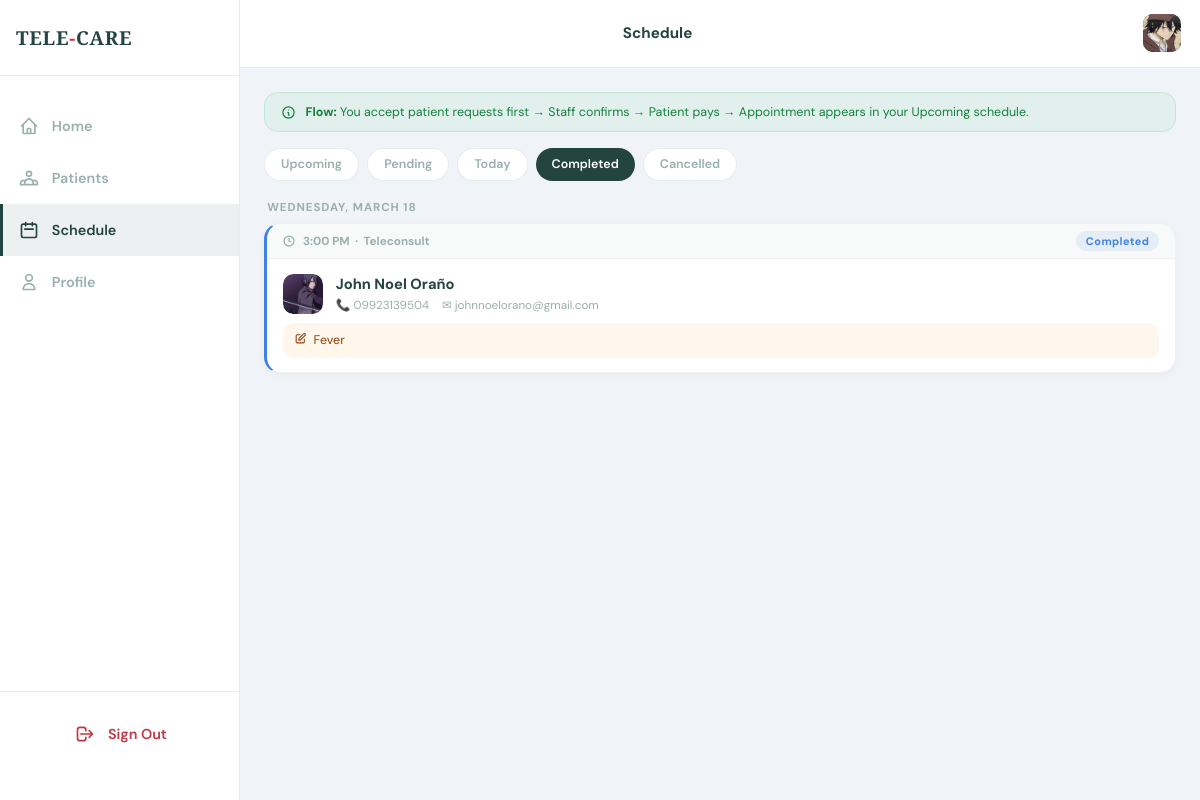
Page /doctor/appointments.php?filter=completed (signed in) on the committed database.
### tables this page shows
CREATE TABLE `doctors` (
  `id` int NOT NULL AUTO_INCREMENT,
  `full_name` varchar(150) NOT NULL,
  `specialty` varchar(100) DEFAULT NULL,
  `subspecialty` varchar(100) DEFAULT NULL,
  `clinic_name` varchar(150) DEFAULT NULL,
  `email` varchar(150) NOT NULL,
  `password` varchar(255) DEFAULT NULL,
  `phone_number` varchar(20) DEFAULT NULL,
  `profile_photo` varchar(255) DEFAULT NULL,
  `bio` text,
  `consultation_fee` decimal(10,2) DEFAULT '0.00',
  `languages_spoken` varchar(255) DEFAULT NULL,
  `rating` decimal(2,1) DEFAULT '0.0',
  `access_level` enum('junior','senior','consultant') DEFAULT 'junior',
  `status` enum('pending','active','inactive') DEFAULT 'pending',
  `is_available` tinyint(1) DEFAULT '0',
  `license_number` varchar(100) DEFAULT NULL,
  `issuing_board` varchar(150) DEFAULT NULL,
  `license_file` varchar(255) DEFAULT NULL,
  `board_cert_file` varchar(255) DEFAULT NULL,
  `consent_signed` tinyint(1) DEFAULT '0',
  `is_verified` tinyint(1) DEFAULT '0',
  `verified_at` timestamp NULL DEFAULT NULL,
  `verified_by` int DEFAULT NULL,
  `invite_token` varchar(100) DEFAULT NULL,
  `invite_expires` datetime DEFAULT NULL,
  `setup_complete` tinyint(1) DEFAULT '0',
  `created_at` timestamp NULL DEFAULT CURRENT_TIMESTAMP,
  `updated_at` timestamp NULL DEFAULT CURRENT_TIMESTAMP ON UPDATE CURRENT_TIMESTAMP,
  PRIMARY KEY (`id`),
  UNIQUE KEY `email` (`email`),
  KEY `verified_by` (`verified_by`),
  CONSTRAINT `doctors_ibfk_1` FOREIGN KEY (`verified_by`) REFERENCES `admins` (`id`) ON DELETE SET NULL
);

CREATE TABLE `appointments` (
  `id` int NOT NULL AUTO_INCREMENT,
  `patient_id` int NOT NULL,
  `doctor_id` int NOT NULL,
  `appointment_date` date NOT NULL,
  `appointment_time` time NOT NULL,
  `type` enum('General','Follow-up','Emergency','Teleconsult') DEFAULT 'Teleconsult',
  `status` enum('Pending','Confirmed','Completed','Cancelled') DEFAULT 'Pending',
  `notes` text,
  `payment_status` enum('Unpaid','Paid') DEFAULT 'Unpaid',
  `created_at` timestamp NULL DEFAULT CURRENT_TIMESTAMP,
  PRIMARY KEY (`id`),
  KEY `patient_id` (`patient_id`),
  KEY `doctor_id` (`doctor_id`),
  CONSTRAINT `appointments_ibfk_1` FOREIGN KEY (`patient_id`) REFERENCES `patients` (`id`) ON DELETE CASCADE,
  CONSTRAINT `appointments_ibfk_2` FOREIGN KEY (`doctor_id`) REFERENCES `doctors` (`id`) ON DELETE CASCADE
);

CREATE TABLE `patients` (
  `id` int NOT NULL AUTO_INCREMENT,
  `full_name` varchar(150) NOT NULL,
  `date_of_birth` date NOT NULL,
  `gender` enum('Male','Female','Prefer not to say') NOT NULL,
  `email` varchar(150) NOT NULL,
  `phone_number` varchar(20) NOT NULL,
  `profile_photo` varchar(255) DEFAULT NULL,
  `emergency_name` varchar(150) DEFAULT NULL,
  `emergency_relationship` varchar(80) DEFAULT NULL,
  `emergency_number` varchar(20) DEFAULT NULL,
  `password` varchar(255) NOT NULL,
  `security_question` varchar(255) DEFAULT NULL,
  `security_answer` varchar(255) DEFAULT NULL,
  `home_address` varchar(255) DEFAULT NULL,
  `city` varchar(100) DEFAULT NULL,
  `country_region` varchar(100) DEFAULT NULL,
  `insurance_provider` varchar(150) DEFAULT NULL,
  `insurance_policy_no` varchar(100) DEFAULT NULL,
  `preferred_language` varchar(80) DEFAULT 'English',
  `created_at` timestamp NULL DEFAULT CURRENT_TIMESTAMP,
  `updated_at` timestamp NULL DEFAULT CURRENT_TIMESTAMP ON UPDATE CURRENT_TIMESTAMP,
  `is_verified` tinyint(1) NOT NULL DEFAULT '0',
  `verification_token` varchar(64) DEFAULT NULL,
  `token_expires_at` datetime DEFAULT NULL,
  `reset_token` varchar(64) DEFAULT NULL,
  `reset_expires` datetime DEFAULT NULL,
  `is_active` tinyint(1) NOT NULL DEFAULT '1',
  PRIMARY KEY (`id`),
  UNIQUE KEY `email` (`email`)
);

### doctor/includes/auth.php (called while the page is built, shortened)
<?php
require_once '../database/config.php';
$doctor_id = $_SESSION['doctor_id'];
$stmt = $conn->prepare("SELECT * FROM doctors WHERE id = ? AND status = 'active' LIMIT 1");
$stmt->bind_param("i", $doctor_id);
$stmt->execute();
$result = $stmt->get_result();
$doc = $result->fetch_assoc();

### doctor/appointments.php (the view, shortened to what this page needs)
<?php
require_once 'includes/auth.php';
$filter            = $_GET['filter']     ?? 'upcoming';
$where = "a.doctor_id=$doctor_id AND a.status != 'Cancelled'";
if ($filter === 'pending') {
    $where = "a.doctor_id=$doctor_id AND a.status='Pending'";
} elseif ($filter === 'today') {
    $where .= " AND a.appointment_date=CURDATE() AND a.status='Confirmed' AND a.payment_status='Paid'";
} elseif ($filter === 'completed') {
    $where = "a.doctor_id=$doctor_id AND a.status='Completed'";
} elseif ($filter === 'cancelled') {
    $where = "a.doctor_id=$doctor_id AND a.status='Cancelled'";
} else {
    $where = "a.doctor_id=$doctor_id AND a.appointment_date >= CURDATE() AND a.status='Confirmed' AND a.payment_status='Paid'";
}
$appts = $conn->query("
    SELECT a.*, p.full_name AS patient_name, p.profile_photo AS patient_photo,
           p.email AS patient_email, p.phone_number AS patient_phone,
           d.consultation_fee, d.full_name AS doctor_name, d.specialty
    FROM appointments a
    JOIN patients p ON p.id = a.patient_id
    JOIN doctors  d ON d.id = a.doctor_id
    WHERE $where
    ORDER BY a.appointment_date ASC, a.appointment_time ASC
");
$page_title_short = 'Schedule';
require_once 'includes/header.php';
?>
<div class="page">
  <div style="background:rgba(34,197,94,0.07);border:1px solid rgba(34,197,94,0.18);border-radius:14px;padding:0.7rem 1rem;margin-bottom:1rem;display:flex;align-items:flex-start;gap:0.6rem;font-size:0.78rem;color:#15803d;">
    <svg width="15" height="15" fill="none" viewBox="0 0 24 24" stroke="currentColor" stroke-width="2" style="flex-shrink:0;margin-top:1px"><path stroke-linecap="round" stroke-linejoin="round" d="M13 16h-1v-4h-1m1-4h.01M21 12a9 9 0 11-18 0 9 9 0 0118 0z"/></svg>
    <span><strong>Flow:</strong> You accept patient requests first → Staff confirms → Patient pays → Appointment appears in your Upcoming schedule.</span>
  </div>
  <div style="display:flex;gap:0.5rem;margin-bottom:1rem;overflow-x:auto;padding-bottom:0.2rem;">
    <?php
    $tabs = [
        'upcoming'  => 'Upcoming',
        'pending'   => 'Pending',
        'today'     => 'Today',
        'completed' => 'Completed',
        'cancelled' => 'Cancelled',
    ];
    foreach ($tabs as $k=>$v):
    ?>
    <a href="?filter=<?= $k ?>" style="flex-shrink:0;padding:0.45rem 1rem;border-radius:50px;font-size:0.78rem;font-weight:600;text-decoration:none;display:inline-flex;align-items:center;<?= $filter===$k?'background:var(--green);color:#fff;':'background:#fff;color:var(--muted);border:1px solid rgba(36,68,65,0.1);' ?>">
      <?= htmlspecialchars($v) ?>
    </a>
    <?php endforeach; ?>
  </div>
  <?php if ($appts && $appts->num_rows > 0):
    $shown_date = '';
    while ($a = $appts->fetch_assoc()):
      $appt_date_label = date('l, F j', strtotime($a['appointment_date']));
      if ($appt_date_label !== $shown_date): $shown_date = $appt_date_label; ?>
  <div style="font-size:0.72rem;font-weight:700;text-transform:uppercase;letter-spacing:0.08em;color:var(--muted);margin:1rem 0 0.5rem;padding-left:0.2rem;">
    <?= $appt_date_label === date('l, F j') ? '🗓 Today' : $appt_date_label ?>
  </div>
  <?php endif;
    $status    = $a['status'];
    $cardClass = match($status) {
        'Pending'        => 'pending-card',
        'DoctorApproved' => 'doctor-approved-card',
        'Confirmed'      => 'confirmed-card',
        'Completed'      => 'completed-card',
        default          => 'cancelled-card',
    };
  ?>
  <div class="appt-card <?= $cardClass ?>">
    <div class="appt-time-strip">
      <svg width="12" height="12" fill="none" viewBox="0 0 24 24" stroke="currentColor" stroke-width="2.5"><circle cx="12" cy="12" r="10"/><path stroke-linecap="round" stroke-linejoin="round" d="M12 6v6l4 2"/></svg>
      <?= date('g:i A', strtotime($a['appointment_time'])) ?>
      &nbsp;·&nbsp;
      <?= htmlspecialchars($a['type'] ?? 'Consultation') ?>
      <span style="margin-left:auto;display:flex;align-items:center;gap:0.5rem;">
        <span class="badge <?= $status==='Confirmed'?'badge-green':($status==='Pending'?'badge-orange':($status==='DoctorApproved'?'badge-blue':($status==='Completed'?'badge-blue':'badge-red'))) ?>"><?= $status ?></span>
      </span>
    </div>
    <div class="appt-card-body">
      <div style="display:flex;align-items:center;gap:0.8rem;">
        <div class="pat-avatar">
          <?php if (!empty($a['patient_photo'])): ?>
            <img src="../../<?= htmlspecialchars($a['patient_photo']) ?>" style="width:100%;height:100%;object-fit:cover;border-radius:inherit;"/>
          <?php else: echo strtoupper(substr($a['patient_name'],0,2)); endif; ?>
        </div>
        <div style="flex:1;">
          <div style="font-weight:700;font-size:0.92rem;"><?= htmlspecialchars($a['patient_name']) ?></div>
          <div style="display:flex;flex-wrap:wrap;gap:0.8rem;margin-top:0.2rem;">
            <?php if (!empty($a['patient_phone'])): ?>
            <span style="font-size:0.73rem;color:var(--muted);">📞 <?= htmlspecialchars($a['patient_phone']) ?></span>
            <?php endif; ?>
            <?php if (!empty($a['patient_email'])): ?>
            <span style="font-size:0.73rem;color:var(--muted);">✉ <?= htmlspecialchars($a['patient_email']) ?></span>
            <?php endif; ?>
          </div>
        </div>
      </div>
      <?php if (!empty($a['notes'])): ?>
      <div class="notes-pill">
        <svg width="13" height="13" fill="none" viewBox="0 0 24 24" stroke="currentColor" stroke-width="2" style="flex-shrink:0;margin-top:1px"><path stroke-linecap="round" stroke-linejoin="round" d="M11 5H6a2 2 0 00-2 2v11a2 2 0 002 2h11a2 2 0 002-2v-5m-1.414-9.414a2 2 0 112.828 2.828L11.828 15H9v-2.828l8.586-8.586z"/></svg>
        <?= htmlspecialchars($a['notes']) ?>
      </div>
      <?php endif; ?>
    </div>
  </div>
  <?php endwhile; endif; ?>
</div>
<?php require_once 'includes/nav.php'; ?>
</body>
</html>

### doctor/includes/header.php (shortened to what this page needs)
<!DOCTYPE html>
<html lang="en">
<head>
</head>
<body>
<div class="top-header">
  <div class="header-left">
    <button class="hamburger-btn" id="sidebarToggle" title="Toggle sidebar">
    </button>
    <div class="header-brand">TELE<span>-</span>CARE</div>
  </div>
  <div class="header-center"><?= $page_title_short ?? '' ?></div>
  <a href="profile.php" class="header-avatar">
    <?php if (!empty($doc['profile_photo'])): ?>
      <img src="../../<?= htmlspecialchars($doc['profile_photo']) ?>" alt="photo"/>
    <?php else: ?>
      <?= strtoupper(substr($doc['full_name'], 0, 2)) ?>
    <?php endif; ?>
  </a>
</div>

### doctor/includes/header.php (style rules this page uses)
:root { --green:#244441; --green-dark:#1a3330; --red:#C33643; --blue:#3F82E3; --blue-dark:#2563C4; --bg:#F0F4F8; --white:#FFFFFF; --muted:#9ab0ae; --border:rgba(36,68,65,0.1); }
* { box-sizing:border-box; margin:0; padding:0; }
body { font-family:'DM Sans',sans-serif; background:var(--bg); color:var(--green); min-height:100vh; }
.top-header { background:var(--white); padding:0.9rem 1.2rem; display:flex; align-items:center; justify-content:space-between; border-bottom:1px solid var(--border); position:sticky; top:0; z-index:99; }
.header-left { display:flex; align-items:center; gap:1rem; }
.hamburger-btn { display:flex; align-items:center; justify-content:center; background:none; border:none; cursor:pointer; color:var(--green); font-size:1.3rem; padding:0.4rem; transition:transform 0.2s; }
@media (min-width: 768px) { .hamburger-btn { display:flex; } }
.header-brand { font-family:'Playfair Display',serif; font-size:1.1rem; font-weight:900; color:var(--green); }
.header-brand span { color:var(--red); }
.header-avatar { width:38px; height:38px; border-radius:10px; background:linear-gradient(135deg,var(--green),var(--green-dark)); color:#fff; display:flex; align-items:center; justify-content:center; font-weight:700; font-size:0.88rem; overflow:hidden; text-decoration:none; }
.header-avatar img { width:100%; height:100%; object-fit:cover; }
.header-center { font-size:0.95rem; font-weight:700; }
@media (min-width: 768px) { .page { padding:1.5rem; max-width:calc(100% - 240px); margin-left:240px; } }
.badge { display:inline-block; padding:0.2rem 0.6rem; border-radius:50px; font-size:0.68rem; font-weight:700; letter-spacing:0.04em; }
.badge-blue { background:rgba(63,130,227,0.1); color:var(--blue); }
.pat-avatar { width:40px; height:40px; border-radius:10px; background:linear-gradient(135deg,#e8f4f3,#c8e6e3); color:var(--green); display:flex; align-items:center; justify-content:center; font-weight:700; font-size:0.85rem; flex-shrink:0; overflow:hidden; }
.pat-avatar img { width:100%; height:100%; object-fit:cover; }

### doctor/appointments.php (style rules this page uses)
.appt-card { background:#fff;border-radius:16px;margin-bottom:0.75rem;overflow:hidden;border:1.5px solid rgba(36,68,65,0.07);box-shadow:0 2px 8px rgba(0,0,0,0.04);transition:transform 0.15s,box-shadow 0.15s; }
.appt-card.completed-card { border-left:3px solid #3F82E3; }
.appt-card-body { padding:0.9rem 1rem; }
.appt-time-strip { background:rgba(36,68,65,0.03);padding:0.45rem 1rem;display:flex;align-items:center;gap:0.5rem;font-size:0.73rem;font-weight:700;color:var(--muted);border-bottom:1px solid rgba(36,68,65,0.05); }
.notes-pill { background:rgba(245,158,11,0.08);border-radius:10px;padding:0.5rem 0.7rem;font-size:0.78rem;color:#92400e;margin:0.6rem 0 0;display:flex;align-items:flex-start;gap:0.4rem;line-height:1.45; }

### doctor/includes/nav.php (style rules this page uses)
:root { --sidebar-width: 240px; }
@media (min-width: 768px) { .page { margin-left: var(--sidebar-width); transition: margin-left 0.3s; } }

### rows in the picture
doctors: profile_photo (picture)
appointments: appointment_date "WEDNESDAY, MARCH 18", appointment_time "3:00 PM", type "Teleconsult", status "Completed", patient.profile_photo (picture), patient.full_name "John Noel Oraño", patient.phone_number "09923139504", patient.email "johnnoelorano@gmail.com", notes "Fever"

### other values in the picture
$page_title_short "Schedule"
$v "Upcoming"
$v "Pending"
$v "Today"
$v "Completed"
$v "Cancelled"
